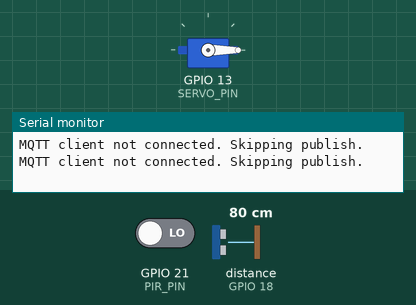
The sketch below on a simulated ESP32. On the bench: servo, the last lines printed to the serial monitor. Wiring (inferred from the names in the program): ultrasonic range finder: trigger GPIO 5; echo GPIO 18. The inputs (shaded band) are chosen by the test bench; at power-on: GPIO 21 (PIR_PIN) LOW, distance to the obstacle (sensor on GPIO 18) 80 cm. The echo pulse lasts 58.3 µs per cm; WiFi joins after 1.5 s; servers stay silent unless stated; the local clock reads 2024-03-15 10:24:30 at power-on unless the sketch sets it; EEPROM starts erased; no MQTT or app messages arrive unless stated.

Above: at 2.8 s.
2.9 s: GPIO 21 (PIR_PIN) driven HIGH
At 3.24 s:
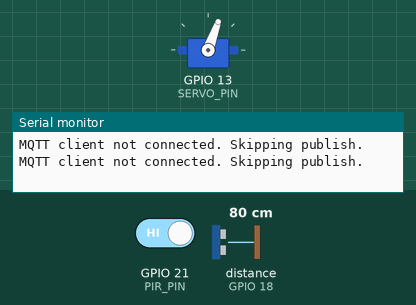
At 4.2 s:
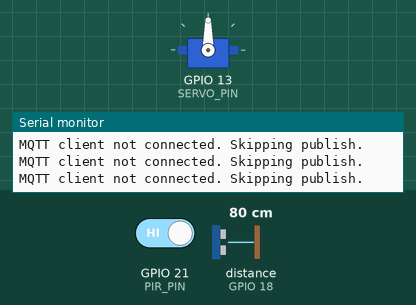
9.4 s: GPIO 21 (PIR_PIN) driven LOW
At 9.62 s:
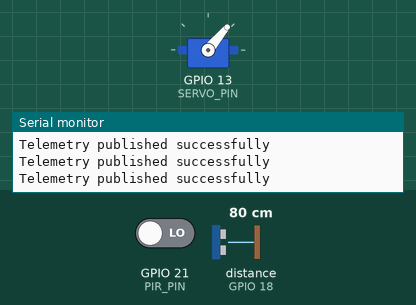
Timing chart, 0 to 12.4 s (numbered marks = the images above; inputs shaded):
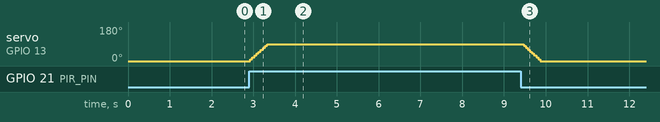

Measured:
- after the input at 2.9 s, servo on GPIO 13 (SERVO_PIN): moves from 0° to 90° over 0.40 s, starting at once
- after the input at 9.4 s, servo on GPIO 13 (SERVO_PIN): moves from 90° to 0° over 0.40 s, starting after 0.07 s

The sketch:

trash.ino
```cpp
#include <ArduinoJson.h>
#include <ESP32Servo.h>
#include <Preferences.h>
#include <PubSubClient.h>
#include <WebServer.h>
#include <WiFi.h>
#include <time.h>

// =============================================================================
// MQTT CONFIGURATION
// =============================================================================
const int MQTT_PORT = 1883;
const char *MQTT_TOPIC_TELEMETRY = "esp32_trash/telemetry";
const char *MQTT_TOPIC_COMMAND = "esp32_trash/command";

// =============================================================================
// HARDWARE PIN DEFINITIONS
// =============================================================================
// constexpr int notifyPinRed = 25;
// constexpr int notifyPinGreen = 26;
// constexpr int notifyPinBlue = 27;
constexpr int SERVO_PIN = 13;
constexpr int TRIG_PIN = 5;
constexpr int ECHO_PIN = 18;
constexpr int PIR_PIN = 21;

// =============================================================================
// CONSTANTS
// =============================================================================
// Timing constants
constexpr uint32_t NTP_VALID_EPOCH = 1609459200UL;         // 2021-01-01
constexpr unsigned long WIFI_CONNECT_TIMEOUT_MS = 30000UL; // 30 seconds
constexpr unsigned long ULTRASONIC_TIMEOUT_US = 20000UL;

// Sensor constants
constexpr float SOUND_SPEED_CM_PER_US = 0.034f; // 343 m/s = 0.034 cm/µs

// PWM constants for RGB LED
constexpr int RED_CHANNEL = 0;
constexpr int GREEN_CHANNEL = 1;
constexpr int BLUE_CHANNEL = 2;
constexpr int PWM_FREQ = 5000;
constexpr int PWM_RESOLUTION = 8;

// Servo constants
constexpr int SERVO_MIN = 0;
constexpr int SERVO_MAX = 180;

// =============================================================================
// GLOBAL OBJECTS
// =============================================================================
Preferences prefs;
WebServer server(80);
WiFiClient espClient;
PubSubClient mqttClient(espClient);
Servo servo;

// =============================================================================
// CONFIGURATION VARIABLES
// =============================================================================
String cfg_ssid = "ssid";
String cfg_password = "password";
String cfg_mqttURL = "test.mosquitto.org";
String cfg_deviceID = "esp32_trash";

constexpr char *SSID = "trash";
constexpr char *PASSWORD = "trash_123"; // for both AP and MQTT
constexpr char *USER = "trash";

// =============================================================================
// SENSOR & STATE VARIABLES
// =============================================================================
float distance = 0.0f;
bool motionDetected = false;
bool autoMode = true;

// =============================================================================
// TIMING VARIABLES (Non-blocking task scheduling)
// =============================================================================
unsigned long lastSensorReading = 0;
unsigned long lastServoMove = 0;
unsigned long lastPirCheck = 0;
unsigned long lastDataTransmission = 0;
unsigned long statusLedTime = 0;

unsigned long sensorInterval = 1000;
unsigned long servoInterval = 50;
unsigned long pirInterval = 100;
unsigned long dataInterval = 1000;

bool statusLedActive = false;

// =============================================================================
// SERVO CONTROL VARIABLES
// =============================================================================
int currentPosition = 0;
int targetPosition = 0;
int servoStep = 10;
bool shouldActivateServo = false;
int originalPosition = 0;
int activatedPosition = 90;

// =============================================================================
// FUNCTION PROTOTYPES
// =============================================================================
// Utility functions
inline bool shouldRun(const unsigned long now, unsigned long &last,
                      const unsigned long interval);
inline bool isWifiConnected();
inline bool timeIsValid();
inline int clampServo(int angle);

// MQTT functions
void setupMQTT();
void mqttCallback(char *topic, byte *payload, unsigned int length);
void reconnectMQTT();
void publishTelemetry();
String buildTelemetryJson();

// Sensor & actuator functions
void readSensor();
void checkMotion();
void moveServo();
void requestTargetPosition(int targetAngle);
void setColor(int red, int green, int blue);

// Configuration & network functions
void loadConfig();
void saveConfig(const String &nssid, const String &npass, const String &nmqtt,
                const String &ndevice);
void setupAP();
void setupWebServer();
void connectSTA();
bool ensureAuth();

// =============================================================================
// HELPER FUNCTIONS
// =============================================================================

// =============================================================================
// HELPER FUNCTIONS
// =============================================================================

inline bool shouldRun(const unsigned long now, unsigned long &last,
                      const unsigned long interval) {
  if (now - last >= interval) {
    last = now;
    return true;
  }
  return false;
}

inline bool isWifiConnected() { return WiFi.status() == WL_CONNECTED; }

inline bool timeIsValid() { return time(nullptr) > NTP_VALID_EPOCH; }

inline int clampServo(int angle) {
  return constrain(angle, SERVO_MIN, SERVO_MAX);
}

// =============================================================================
// SETUP & MAIN LOOP
// =============================================================================

void setup() {
  Serial.begin(115200);

  // Configure sensor and actuator pins
  pinMode(TRIG_PIN, OUTPUT);
  pinMode(ECHO_PIN, INPUT);
  pinMode(PIR_PIN, INPUT);
  servo.attach(SERVO_PIN);
  servo.write(currentPosition);

  // Enable both AP (for config) and STA (for cloud connectivity) modes
  WiFi.mode(WIFI_AP_STA);
  WiFi.disconnect();
  delay(100);

  loadConfig();
  setupAP();
  setupWebServer();
  connectSTA();

  if (isWifiConnected()) {
    setupMQTT();
  }
}

void loop() {
  unsigned long currentTime = millis();

  yield();
  server.handleClient();

  // MQTT connection management
  if (isWifiConnected()) {
    if (!mqttClient.connected()) {
      reconnectMQTT();
    }
    mqttClient.loop();
  }

  // Non-blocking task execution
  if (shouldRun(currentTime, lastSensorReading, sensorInterval)) {
    readSensor();
  }

  if (shouldRun(currentTime, lastPirCheck, pirInterval)) {
    checkMotion();
  }

  if (shouldRun(currentTime, lastServoMove, servoInterval)) {
    moveServo();
  }

  if (shouldRun(currentTime, lastDataTransmission, dataInterval)) {
    publishTelemetry();
  }

  // Auto-off status LED after 500ms
  if (statusLedActive && (currentTime - statusLedTime > 500)) {
    setColor(0, 0, 0);
    statusLedActive = false;
  }
}

// =============================================================================
// MQTT FUNCTIONS
// =============================================================================

void mqttCallback(char *topic, byte *payload, unsigned int length) {
  Serial.print("Message arrived [");
  Serial.print(topic);
  Serial.print("] ");

  char message[length + 1];
  memcpy(message, payload, length);
  message[length] = '\0';
  Serial.println(message);

  StaticJsonDocument<256> doc;
  DeserializationError err = deserializeJson(doc, message);

  if (err) {
    Serial.print(F("deserializeJson() failed: "));
    Serial.println(err.c_str());
    return;
  }

  const char *action = doc["action"] | "";

  if (strcmp(action, "auto") == 0) {
    Serial.println("Switched to auto mode");
    autoMode = true;
  } else if (strcmp(action, "setAngle") == 0) {
    int tgt = doc["targetPosition"] | currentPosition;
    Serial.printf("Set target position to %d\n", tgt);
    requestTargetPosition(tgt);
  } else if (strcmp(action, "notifyEmpty") == 0) {
    Serial.println("Notification: GREEN (Empty)");
    setColor(0, 255, 0);
  } else if (strcmp(action, "notifyPartial") == 0) {
    Serial.println("Notification: BLUE (Partial)");
    setColor(0, 0, 255);
  } else if (strcmp(action, "notifyFull") == 0) {
    Serial.println("Notification: RED (Full)");
    setColor(255, 0, 0);
  }
}

void setupMQTT() {
  mqttClient.setServer(cfg_mqttURL.c_str(), MQTT_PORT);
  mqttClient.setCallback(mqttCallback);
  Serial.print("MQTT Client configured for broker: ");
  Serial.println(cfg_mqttURL);
}

void reconnectMQTT() {
  static unsigned long lastReconnectAttempt = 0;
  if (millis() - lastReconnectAttempt < 5000) {
    return;
  }
  lastReconnectAttempt = millis();

  Serial.print("Attempting MQTT connection to ");
  Serial.print(cfg_mqttURL);
  Serial.print("...");

  if (mqttClient.connect(cfg_deviceID.c_str(), USER, PASSWORD)) {
    Serial.println("connected");
    mqttClient.subscribe(MQTT_TOPIC_COMMAND);
    Serial.printf("Subscribed to topic: %s\n", MQTT_TOPIC_COMMAND);
  } else {
    Serial.print("failed, rc=");
    Serial.print(mqttClient.state());
    Serial.println(" try again in 5 seconds");
  }
}

void publishTelemetry() {
  if (!mqttClient.connected()) {
    Serial.println("MQTT client not connected. Skipping publish.");
    return;
  }

  String payload = buildTelemetryJson();

  if (mqttClient.publish(MQTT_TOPIC_TELEMETRY, payload.c_str())) {
    Serial.println("Telemetry published successfully");
    setColor(0, 255, 0);
    statusLedTime = millis();
    statusLedActive = true;
  } else {
    Serial.println("Failed to publish telemetry");
    setColor(255, 0, 0);
    statusLedTime = millis();
    statusLedActive = true;
  }
}

String buildTelemetryJson() {
  DynamicJsonDocument doc(256);
  doc["deviceId"] = cfg_deviceID.c_str();
  time_t nowSec = time(nullptr);
  if (nowSec > NTP_VALID_EPOCH) {
    doc["deviceTimestamp"] = (uint32_t)nowSec;
  }
  doc["deviceUptimeMs"] = millis();
  doc["distance"] = distance;
  doc["motion"] = motionDetected;
  doc["servoPosition"] = currentPosition;
  doc["targetPosition"] = targetPosition;
  doc["shouldActivateServo"] = shouldActivateServo;
  doc["autoMode"] = autoMode;

  String jsonString;
  serializeJson(doc, jsonString);
  return jsonString;
}

// =============================================================================
// SENSOR & ACTUATOR FUNCTIONS
// =============================================================================

void readSensor() {
  digitalWrite(TRIG_PIN, LOW);
  delayMicroseconds(2);
  digitalWrite(TRIG_PIN, HIGH);
  delayMicroseconds(10);
  digitalWrite(TRIG_PIN, LOW);

  unsigned long durationUs = pulseIn(ECHO_PIN, HIGH, ULTRASONIC_TIMEOUT_US);

  if (durationUs == 0) {
    Serial.println("Ultrasonic timeout");
    return;
  }

  float newDistance = (durationUs * SOUND_SPEED_CM_PER_US) / 2.0f;

  if (newDistance >= 2.0) {
    distance = newDistance;
  }
}

void checkMotion() {
  int pirReading = digitalRead(PIR_PIN);
  motionDetected = (pirReading == HIGH);

  if (!autoMode) {
    return;
  }

  if (currentPosition == targetPosition) {
    if (motionDetected) {
      if (!shouldActivateServo) {
        shouldActivateServo = true;
        targetPosition = activatedPosition;
      }
    } else {
      if (shouldActivateServo) {
        shouldActivateServo = false;
        targetPosition = originalPosition;
      }
    }
  } else {
    if (motionDetected) {
      shouldActivateServo = true;
    } else {
      shouldActivateServo = false;
    }
  }
}

void moveServo() {
  if (currentPosition != targetPosition) {
    if (currentPosition < targetPosition) {
      currentPosition += servoStep;
      if (currentPosition > targetPosition) {
        currentPosition = targetPosition;
      }
    } else {
      currentPosition -= servoStep;
      if (currentPosition < targetPosition) {
        currentPosition = targetPosition;
      }
    }
    servo.write(currentPosition);
  }
}

void requestTargetPosition(int targetAngle) {
  int clamped = clampServo(targetAngle);
  if (currentPosition == targetPosition) {
    targetPosition = clamped;
    autoMode = false;
    shouldActivateServo = (targetPosition != originalPosition);
  }
}

void setColor(int red, int green, int blue) {
  ledcWrite(RED_CHANNEL, red);
  ledcWrite(GREEN_CHANNEL, green);
  ledcWrite(BLUE_CHANNEL, blue);
}

// =============================================================================
// CONFIGURATION & NETWORK FUNCTIONS
// =============================================================================

void loadConfig() {
  prefs.begin("trash", true);
  cfg_ssid = prefs.getString("ssid", cfg_ssid);
  cfg_password = prefs.getString("pass", cfg_password);
  cfg_mqttURL = prefs.getString("mqtt", cfg_mqttURL);
  cfg_deviceID = prefs.getString("device", cfg_deviceID);
  prefs.end();
}

void saveConfig(const String &nssid, const String &npass, const String &nmqtt,
                const String &ndevice) {
  prefs.begin("trash", false);
  prefs.putString("ssid", nssid);
  prefs.putString("pass", npass);
  prefs.putString("mqtt", nmqtt);
  prefs.putString("device", ndevice);
  prefs.end();
  cfg_ssid = nssid;
  cfg_password = npass;
  cfg_mqttURL = nmqtt;
  cfg_deviceID = ndevice;
}

void setupAP() {
  WiFi.softAP(SSID, PASSWORD);
  IPAddress ip = WiFi.softAPIP();
  Serial.print("AP SSID: ");
  Serial.println(SSID);
  Serial.print("AP IP: ");
  Serial.println(ip);
}

void connectSTA() {
  if (cfg_ssid.length() == 0)
    return;
  WiFi.begin(cfg_ssid.c_str(), cfg_password.c_str());
  Serial.print("Connecting to WiFi: ");
  Serial.println(cfg_ssid);
  unsigned long wifiStartTime = millis();
  while (WiFi.status() != WL_CONNECTED &&
         (millis() - wifiStartTime) < WIFI_CONNECT_TIMEOUT_MS) {
    delay(500);
    Serial.print(".");
    yield();
  }
  Serial.println();
  if (WiFi.status() == WL_CONNECTED) {
    Serial.println("WiFi connected!");
    Serial.print("IP address: ");
    Serial.println(WiFi.localIP());
    configTime(0, 0, "pool.ntp.org", "time.nist.gov");
    for (int i = 0; i < 10; i++) {
      if (timeIsValid())
        break;
      delay(100);
      yield();
    }
  } else {
    Serial.println("WiFi connection failed!");
  }
}

bool ensureAuth() {
  if (server.authenticate(USER, PASSWORD)) {
    return true;
  }
  server.requestAuthentication();
  return false;
}

void setupWebServer() {
  server.on("/", HTTP_GET, []() {
    if (!ensureAuth())
      return;
    String html =
        "<!DOCTYPE html><html lang='en'><head><meta charset='utf-8'>"
        "<meta name='viewport' content='width=device-width, initial-scale=1'>"
        "<title>ESP32 Config</title>"
        "<style>"
        ":root{--bg:#f6f8fa;--card-bg:#fff;--border:#d0d7de;--muted:#57606a;--"
        "text:#24292e;--accent:#2563eb;}"
        "body{font-family:system-ui,-apple-system, Segoe UI, Roboto, Arial, "
        "sans-serif;margin:0;padding:20px;background:var(--bg);color:var(--"
        "text);}"
        ".card{background:var(--card-bg);border:1px solid "
        "var(--border);border-radius:8px;padding:16px;max-width:1200px;margin:"
        "0 auto;}"
        ".card--narrow{max-width:800px;}"
        "h1{font-size:20px;margin:0 0 12px;}"
        ".row{display:flex;gap:12px;flex-wrap:wrap;align-itemsS:center;margin-"
        "bottom:12px;}"
        ".controls{padding:12px;border:1px solid "
        "#e5e7eb;border-radius:12px;background:#f9fafb;margin-top:12px;}"
        ".grid{display:grid;grid-template-columns:repeat(auto-fit,minmax(240px,"
        "1fr));gap:12px;}"
        ".control-group{display:flex;flex-direction:column;gap:8px;min-width:"
        "220px;flex:1}"
        "label{font-size:12px;color:var(--muted);margin-bottom:6px;display:"
        "block;}"
        "input[type='text'],input[type='password'],input[type='url']{width:100%"
        ";padding:8px;border:1px solid "
        "var(--border);border-radius:6px;background:#fff;color:var(--text);}"
        ".btn{appearance:none;border:1px solid "
        "var(--border);background:#fff;color:var(--text);padding:8px "
        "12px;border-radius:8px;font-size:13px;line-height:1;cursor:pointer;"
        "transition:background .15s ease,border-color .15s ease,box-shadow "
        ".15s ease;}"
        ".btn:hover{background:#f6f8fa;border-color:#c5ced8;box-shadow:0 1px 0 "
        "rgba(27,31,36,.04);}"
        ".btn.primary{background:var(--accent);border-color:var(--accent);"
        "color:#fff;}"
        ".btn.primary:hover{filter:brightness(0.95);}"
        ".muted{color:var(--muted);font-size:12px;}"
        ".mt12{margin-top:12px;}"
        "</style></head><body>";
    html += "<div class='card card--narrow'>";
    html += "<h1>ESP32 Configuration</h1>";
    html += "<p class='muted'>Configure WiFi and MQTT broker settings.</p>";
    html += "<form method='POST' action='/save' class='controls'>";
    html += "<div class='grid'>";
    html += "<div class='control-group'><label for='ssid'>WiFi "
            "SSID</label><input type='text' id='ssid' name='ssid' value='" +
            cfg_ssid + "'></div>";
    html +=
        "<div class='control-group'><label for='pass'>WiFi "
        "Password</label><input type='password' id='pass' name='pass' value='" +
        cfg_password + "'></div>";
    html += "<div class='control-group'><label for='mqtt'>MQTT Broker "
            "URL</label><input type='text' id='mqtt' name='mqtt' value='" +
            cfg_mqttURL + "' placeholder='test.mosquitto.org'></div>";
    html +=
        "<div class='control-group'><label for='device'>Device ID (MQTT Client "
        "ID)</label><input type='text' id='device' name='device' value='" +
        cfg_deviceID + "'></div>";
    html += "</div>";
    html +=
        "<div class='row mt12'><button class='btn primary' type='submit'>Save "
        "& Reboot</button><span class='muted'>AP SSID: " +
        String(SSID) + "</span></div>";
    html += "</form>";
    html += "</div>";
    html += "</body></html>";

    server.send(200, "text/html", html);
  });

  server.on("/save", HTTP_POST, []() {
    if (!ensureAuth())
      return;
    String nssid = server.hasArg("ssid") ? server.arg("ssid") : "";
    String npass = server.hasArg("pass") ? server.arg("pass") : "";
    String nmqtt = server.hasArg("mqtt") ? server.arg("mqtt") : "";
    String ndevice = server.hasArg("device") ? server.arg("device") : "";

    saveConfig(nssid, npass, nmqtt, ndevice);
    server.send(200, "text/html",
                "<html><body><h3>Saved. Rebooting...</h3></body></html>");
    delay(1000);
    ESP.restart();
  });

  server.onNotFound([]() { server.send(404, "text/plain", "Not found"); });
  server.begin();
}
```
